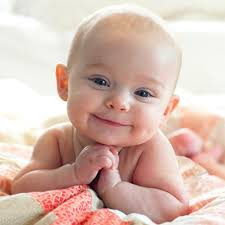
#> input picture Face-detection/data/test1.jpg, 225 x 225 px
$ python -i skin_detection.py   (imports and definitions only)
#> lines starting #> are read from the running program, lines starting #| are printed output that depends on the picture; after the words box and inside, x2 and y2 are one past the last pixel; in counts of white or black regions, pixels touching at a corner belong together
#> further down, picture is the input picture: shape (225, 225, 3); mean B, G, R 175.9, 186.9, 214.8
import cv2
import numpy as np

def detect_skin(frame):
    hsv = cv2.cvtColor(frame, cv2.COLOR_BGR2HSV)
#> hsv: shape (225, 225, 3); mean H, S, V 20.8, 52.1, 215.1

    lower_skin = np.array([0, 20, 70])
    upper_skin = np.array([20, 255, 255])

    mask = cv2.inRange(hsv, lower_skin, upper_skin)
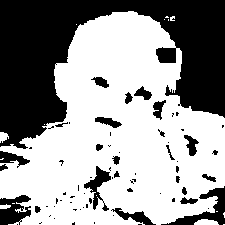
#> mask: shape (225, 225); 60.1% white; 71 black regions (47 under 20 px), largest, box (x1, y1, x2, y2) and area: (0, 0, 225, 149) 16437, (161, 186, 225, 225) 743, (0, 195, 31, 225) 617

    kernel = np.ones((3,3), np.uint8)
    mask = cv2.erode(mask, kernel, iterations=2)
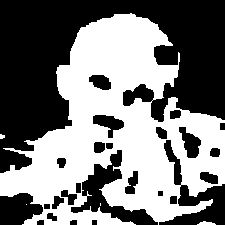
#> mask: shape (225, 225); 48.1% white; 5 white regions (2 under 20 px), largest, box (x1, y1, x2, y2) and area: (0, 13, 225, 225) 24278, (197, 221, 216, 225) 50, (0, 134, 5, 139) 20
    mask = cv2.dilate(mask, kernel, iterations=2)
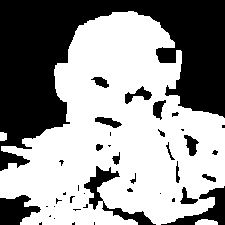
#> mask: shape (225, 225); 58.7% white; 41 black regions (22 under 20 px), largest, box (x1, y1, x2, y2) and area: (0, 0, 225, 171) 16987, (84, 166, 156, 225) 876, (161, 186, 225, 225) 812

    mask = cv2.GaussianBlur(mask, (5,5), 100)
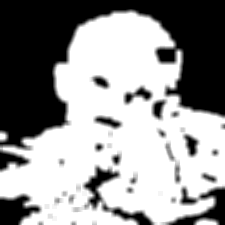
#> mask: shape (225, 225); min 0, max 255, mean 149.9

    return mask

>>> import cv2
>>> picture = cv2.imread('../../Face-detection/data/test1.jpg')
>>> result = detect_skin(picture)

$ run again, on Face-detection/data/test2.jpg
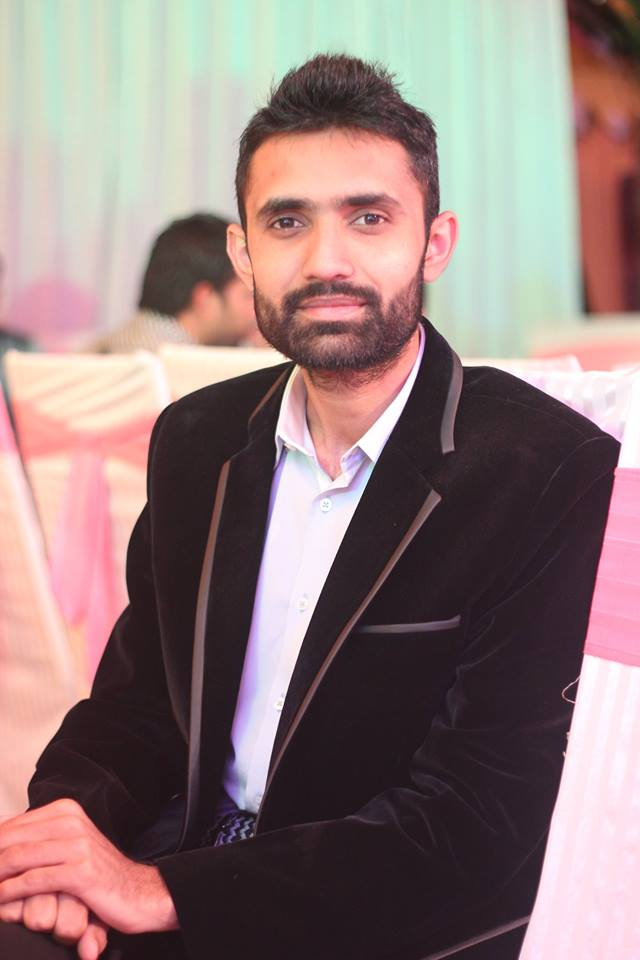
#> input picture Face-detection/data/test2.jpg, 640 x 960 px
#> picture is the input picture: shape (960, 640, 3); mean B, G, R 123.4, 124.7, 146.5
#> hsv: shape (960, 640, 3); mean H, S, V 103.8, 66.6, 151.2
#> in detect_skin, `mask = cv2.inRange(hsv, lower_skin, upper_skin)`:
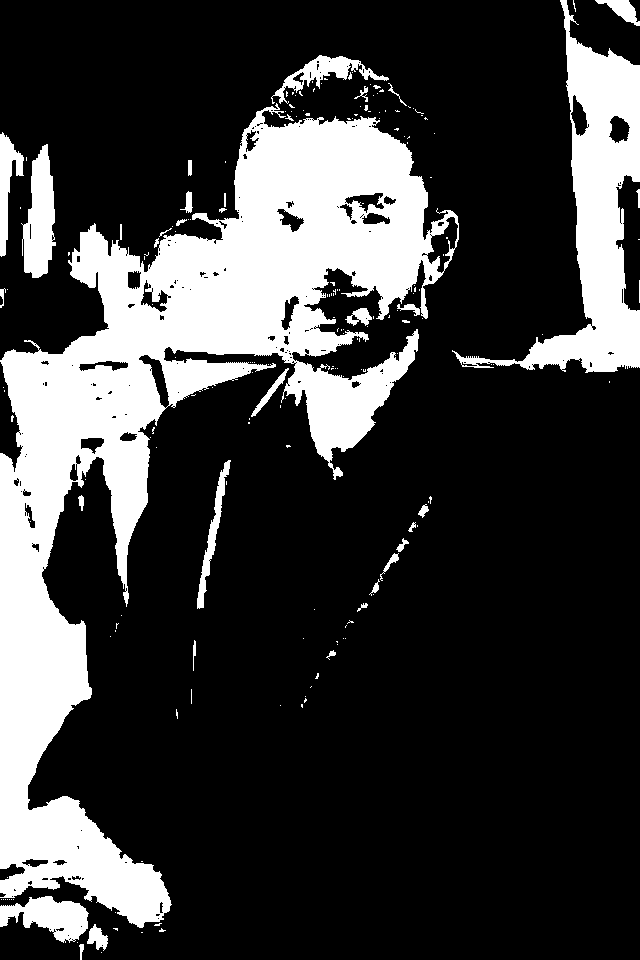
#> mask: shape (960, 640); 23.5% white; 193 white regions (157 under 20 px), largest, box (x1, y1, x2, y2) and area: (0, 103, 459, 928) 112316, (452, 0, 640, 373) 19461, (21, 144, 56, 278) 2971
#> in detect_skin, `mask = cv2.GaussianBlur(mask, (5,5), 100)`:
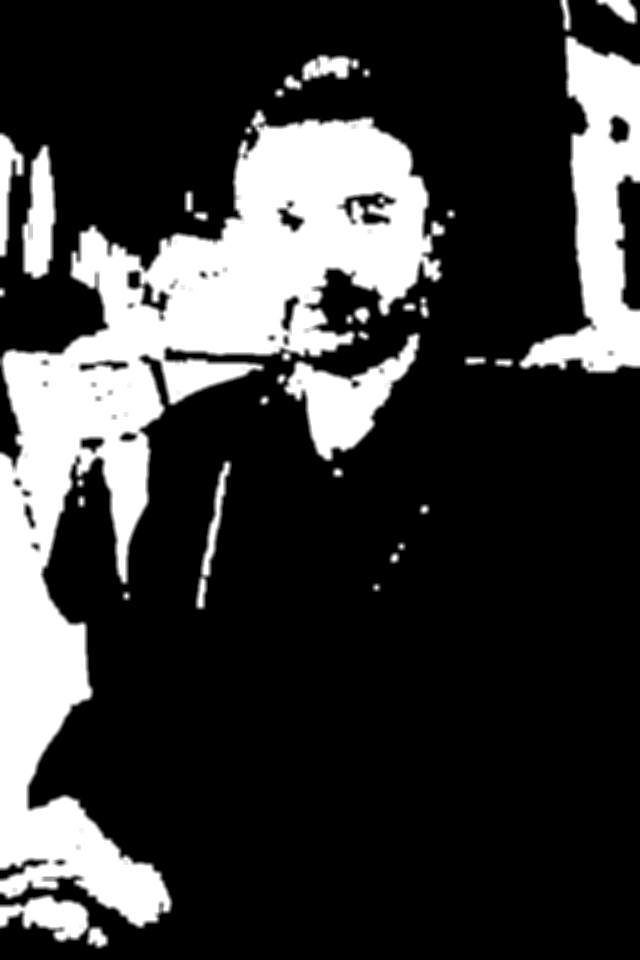
#> mask: shape (960, 640); min 0, max 255, mean 57.4

$ run again, on Face-detection/data/test3.jpg
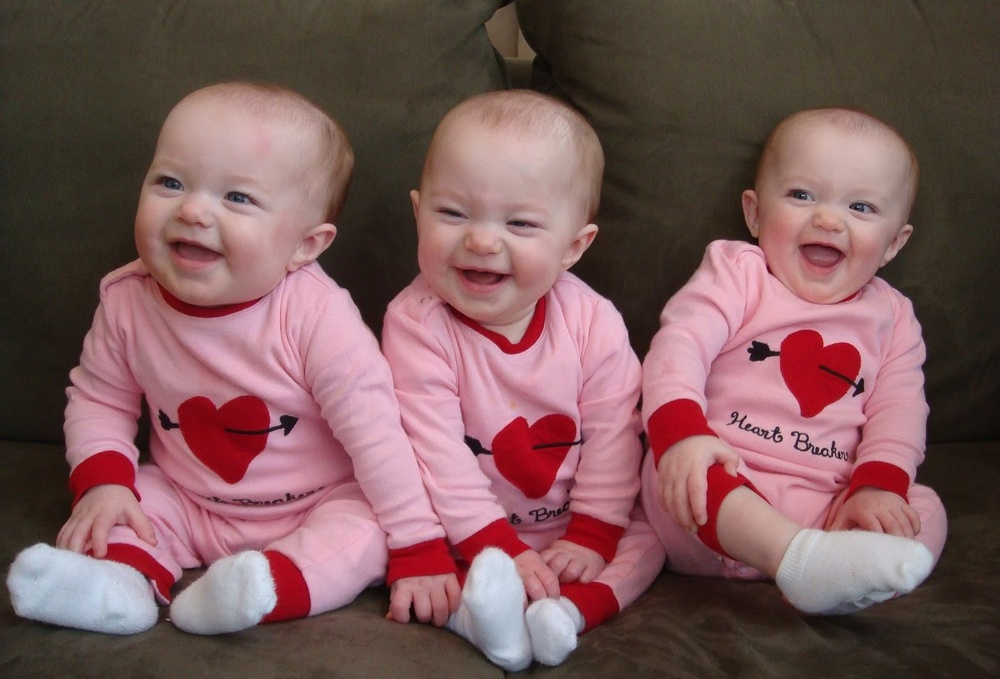
#> input picture Face-detection/data/test3.jpg, 1000 x 679 px, shrunk from 1296 x 880 before the run
#> picture is the input picture: shape (679, 1000, 3); mean B, G, R 89.9, 89.5, 123.1
#> hsv: shape (679, 1000, 3); mean H, S, V 77.7, 88.5, 123.9
#> in detect_skin, `mask = cv2.inRange(hsv, lower_skin, upper_skin)`:
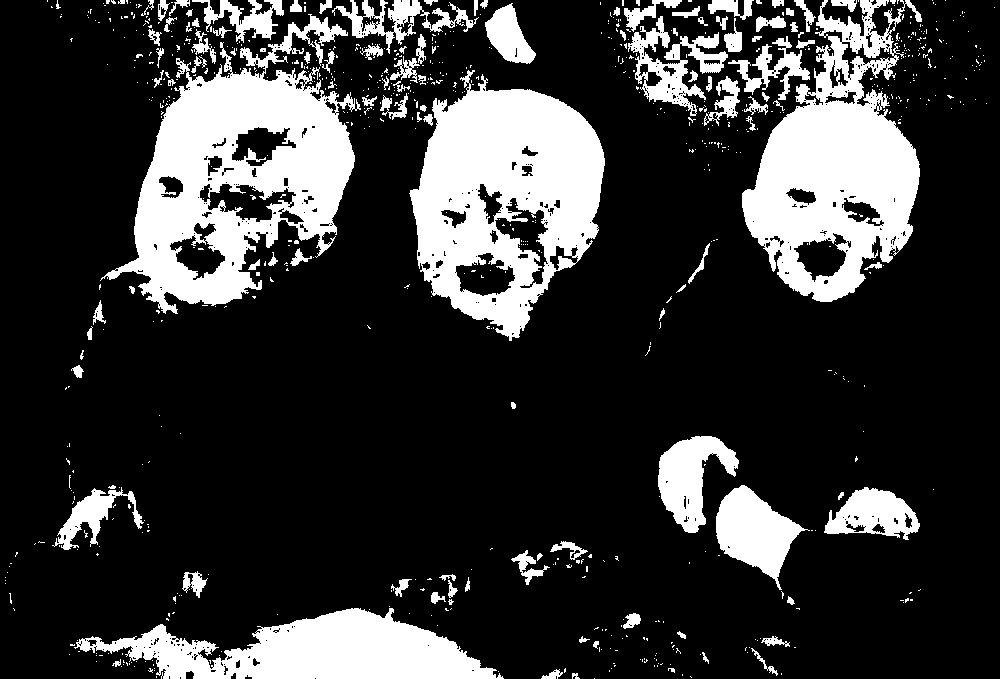
#> mask: shape (679, 1000); 21.3% white; 807 white regions (692 under 20 px), largest, box (x1, y1, x2, y2) and area: (100, 14, 361, 314) 33345, (409, 70, 605, 341) 30553, (742, 0, 922, 302) 27774
#> in detect_skin, `mask = cv2.GaussianBlur(mask, (5,5), 100)`:
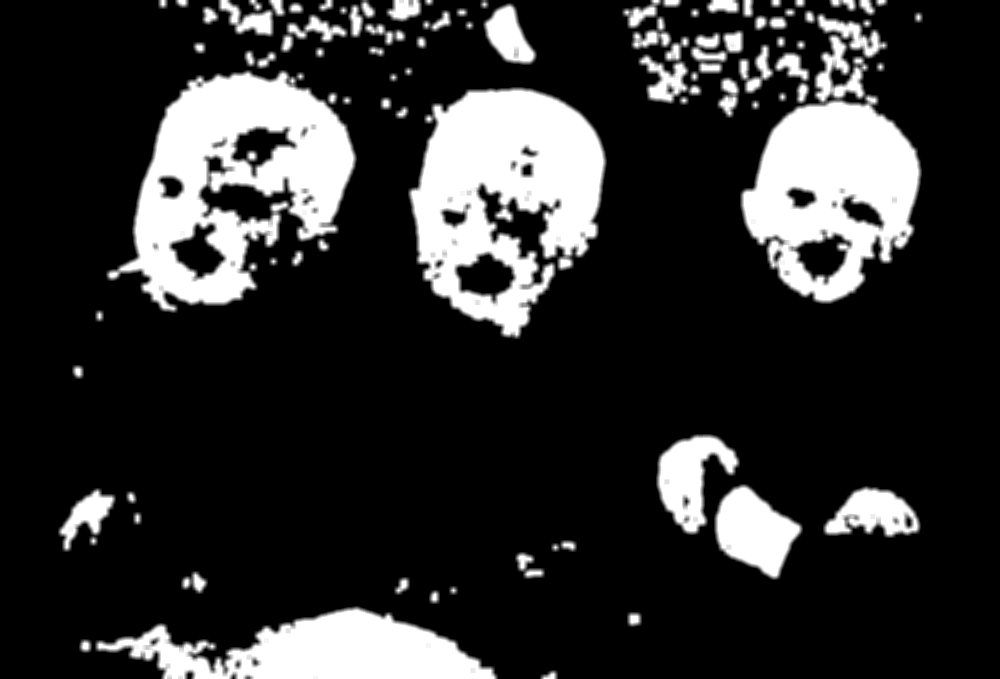
#> mask: shape (679, 1000); min 0, max 255, mean 47.4

$ run again, on Face-detection/data/test4.jpg
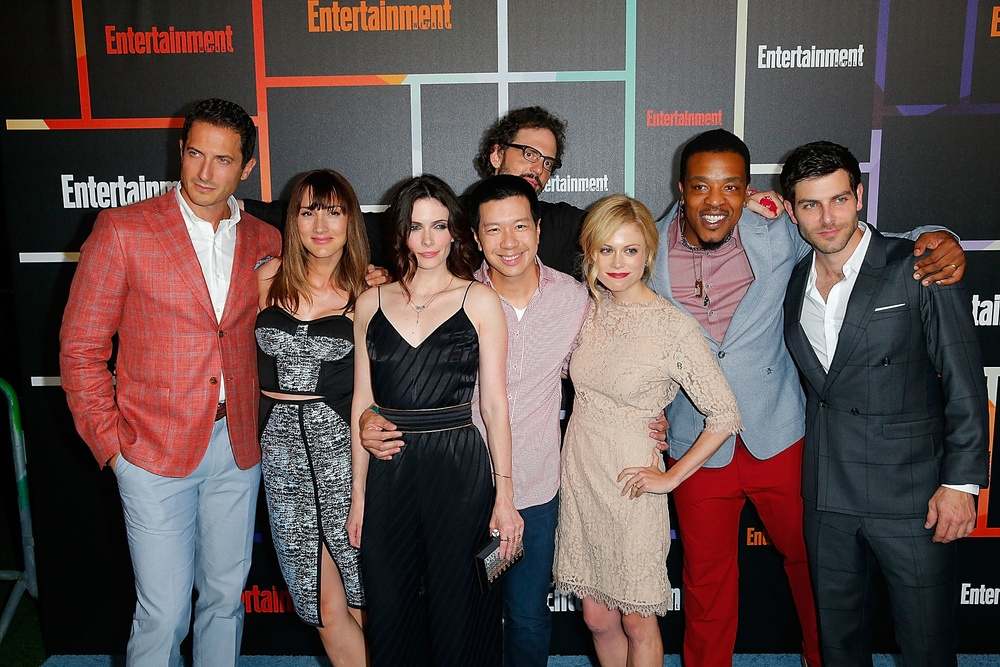
#> input picture Face-detection/data/test4.jpg, 1000 x 667 px, shrunk from 2048 x 1365 before the run
#> picture is the input picture: shape (667, 1000, 3); mean B, G, R 77, 78.7, 95.4
#> hsv: shape (667, 1000, 3); mean H, S, V 66.2, 90.3, 102.6
#> in detect_skin, `mask = cv2.inRange(hsv, lower_skin, upper_skin)`:
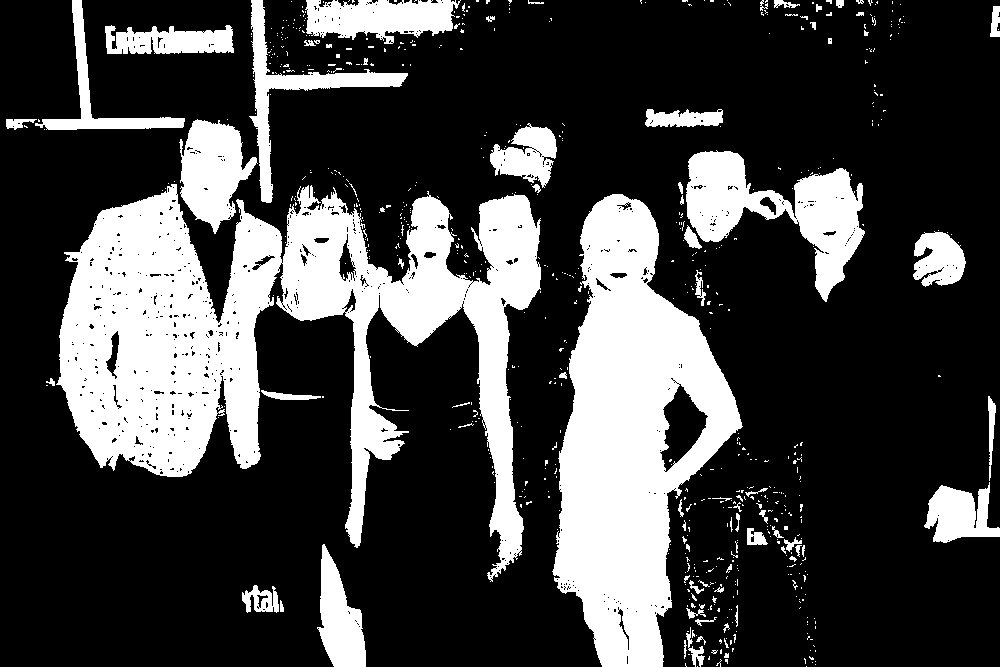
#> mask: shape (667, 1000); 26.4% white; 666 white regions (593 under 20 px), largest, box (x1, y1, x2, y2) and area: (56, 184, 541, 582) 77889, (552, 194, 743, 667) 48350, (686, 150, 865, 302) 11026
#> in detect_skin, `mask = cv2.GaussianBlur(mask, (5,5), 100)`:
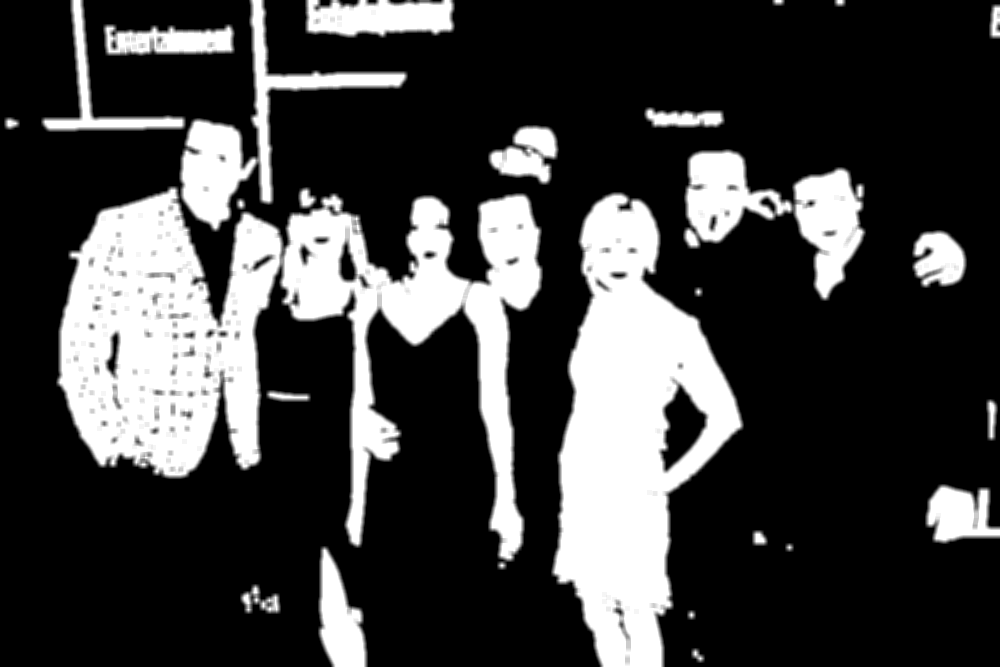
#> mask: shape (667, 1000); min 0, max 255, mean 63.5
